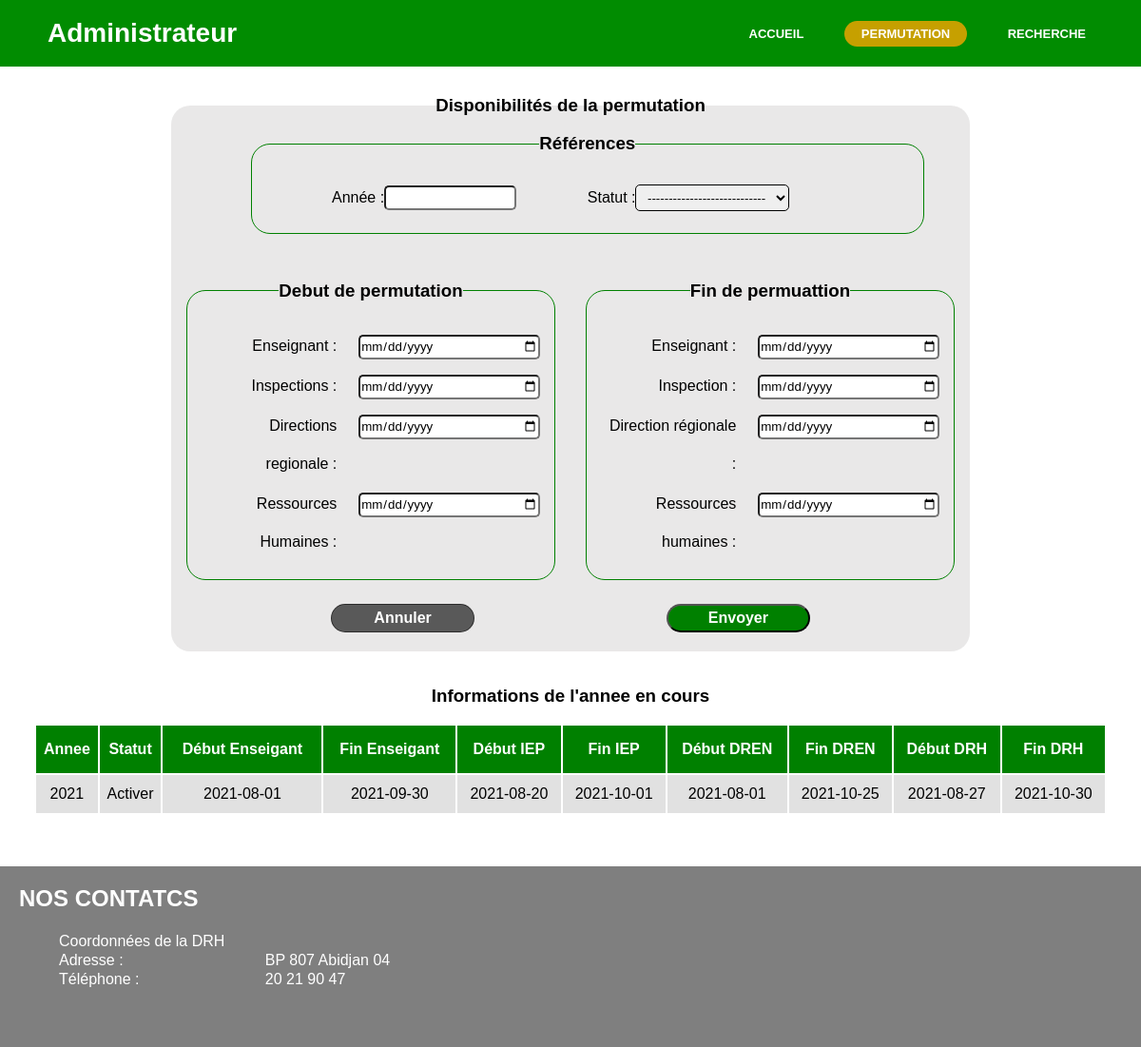
Screenshot of /views/admin/gestionPermute.php with the database file from the repository.
### tables this page shows
CREATE TABLE `statut` (
  `Id_Statut` int(11) NOT NULL,
  `annee` year(4) NOT NULL,
  `statut` enum('Désactiver','Activer') NOT NULL DEFAULT 'Désactiver',
  `debut_ensei` date DEFAULT current_timestamp(),
  `fin_ensei` date DEFAULT current_timestamp(),
  `debut_iep` date DEFAULT current_timestamp(),
  `fin_iep` date DEFAULT current_timestamp(),
  `debut_dren` date DEFAULT current_timestamp(),
  `fin_dren` date DEFAULT current_timestamp(),
  `debut_drh` date DEFAULT current_timestamp(),
  `fin_drh` date DEFAULT current_timestamp()
);

### controllers/Con_Admin/ConAdmin.php (called while the page is built, shortened)
<?php
class ConAdmin
{
    public function  last_statut()
    {
      require_once 'models/Mod_Perm/recup_last_statut.php';
      $recup_last_statut = recup_last_statut();
      return $recup_last_statut;
    }
}
$ConAdmin = new ConAdmin();

### models/Mod_Perm/recup_last_statut.php (called while the page is built)
<?php
function recup_last_statut()
{
    $username = 'root';
    $pass = '';
    try {
        $user = new PDO('mysql:host=localhost;dbname=pct', $username, $pass);
        $user->setAttribute(PDO::ATTR_ERRMODE, PDO::ERRMODE_EXCEPTION);
        $user->setAttribute(PDO::MYSQL_ATTR_INIT_COMMAND, "SET NAMES 'UTF8'");
    } catch (PDOException $e) {
        die('echec lors de la connexion à la base de données:' . $e->getMessage());
    }
    $stat = $user->query('SELECT annee, statut, fin_ensei, debut_ensei, debut_iep, fin_iep, debut_dren, fin_dren, debut_drh, fin_drh FROM statut WHERE Id_Statut = LAST_INSERT_ID(Id_Statut)');
    $recup = $stat->fetchAll(PDO::FETCH_CLASS);
    foreach ($recup as $key => $statut) {
        $annee = $statut->annee;
        $stat = $statut->statut;
        $debut_ensei = $statut->debut_ensei;
        $fin_ensei = $statut->fin_ensei;
        $debut_iep = $statut->debut_iep;
        $fin_iep = $statut->fin_iep;
        $debut_dren = $statut->debut_dren;
        $fin_dren = $statut->fin_dren;
        $debut_drh = $statut->debut_drh;
        $fin_drh = $statut->fin_drh;
    }
    return array($debut_iep, $fin_iep, $debut_dren, $fin_dren, $debut_drh, $fin_drh, $annee,$stat, $debut_ensei, $fin_ensei);
}

### views/admin/gestionPermute.php (the view, shortened to what this page needs)
<!DOCTYPE html>
<html lang="fr">
<head>
    <link rel="stylesheet" href="views/css/admincss.css">
    <link rel="stylesheet" href="views/css/navbar.css">
</head>
<body>
    <nav>
        <label class="admin"> Administrateur </label>
        <ul>
            <li><a href="index.php?page=admin"> Accueil </a></li>
            <li><a class="active" href="#"> permutation </a></li>
            <li><a href="index.php?page=seachadmin"> recherche </a></li>
        </ul>
    </nav>
    <div class="corps" id="corps">
        <div id="corps1">
            <form action="controllers/Con_Perm/addstatut.php" method="POST">
                <fieldset class="corps1">
                    <legend>
                        <h3> Disponibilités de la permutation </h3>
                    </legend>
                    <fieldset class="ref">
                        <legend>
                            <h3> Références </h3>
                        </legend>
                        <div style="width: 80%;display:flex;margin-left:10%;">
                            <div style="width:50%;display:flex;">
                                <label for=""> Année : </label>
                                <div style="width: 50%; float:right">
                                    <input type="number" name="annee" required>
                                </div>
                            </div>
                            <div style="width:50%;display:flex;">
                                <label for=""> Statut : </label>
                                <div style="width: 60%;">
                                    <select name="disponibilite" id="selection" required>
                                        <option value=""> ---------------------------- </option>
                                    </select>
                                </div>
                            </div>
                        </div>
                    </fieldset> <br>
                    <div class="formu">
                        <fieldset class="fiel">
                            <legend>
                                <h3> Debut de permutation </h3>
                            </legend>
                            <table>
                                <tr>
                                    <td class="td1"> <label for=""> Enseignant : </label> </td>
                                    <td class="td2">
                                        <input type="date" name="debut_ensei" required>
                                    </td>
                                </tr>
                                <tr>
                                    <td class="td1"> <label for=""> Inspections : </label> </td>
                                    <td class="td2">
                                        <input type="date" name="debut_iep" required>
                                    </td>
                                </tr>
                                <tr>
                                    <td class="td1"> <label for=""> Directions regionale : </label> </td>
                                    <td class="td2">
                                        <input type="date" name="debut_dren" required>
                                    </td>
                                </tr>
                                <tr>
                                    <td class="td1"> <label for=""> Ressources Humaines : </label> </td>
                                    <td class="td2">
                                        <input type="date" name="debut_drh">
                                    </td>
                                </tr>
                            </table>
                        </fieldset>
                        <fieldset class="fiel">
                            <legend>
                                <h3>Fin de permuattion</h3>
                            </legend>
                            <table>
                                <tr>
                                    <td class="td1">
                                        <label for=""> Enseignant : </label>
                                    </td>
                                    <td class="td2">
                                        <input type="date" name="fin_ensei" required>
                                    </td>
                                </tr>
                                <tr>
                                    <td class="td1">
                                        <label for=""> Inspection : </label>
                                    </td>
                                    <td class="td2">
                                        <input type="date" name="fin_iep" required>
                                    </td>
                                </tr>
                                <tr>
                                    <td class="td1">
                                        <label for=""> Direction régionale : </label>
                                    </td>
                                    <td class="td2">
                                        <input type="date" name="fin_dren" required>
                                    </td>
                                </tr>
                                <tr>
                                    <td class="td1">
                                        <label for="">Ressources humaines : </label>
                                    </td>
                                    <td class="td2">
                                        <input type="date" name="fin_drh" required>
                                    </td>
                                </tr>
                            </table>
                        </fieldset>
                    </div>
                    <div class="formend">
                        <input type="reset" value="Annuler" class="Annuler">
                        <input type="submit" value="Envoyer" class="envoie">
                    </div>
        </div>
    </div>
    <div style="text-align:center"><br><br>
        <?php
        require_once 'controllers/Con_admin/ConAdmin.php';
        $statut = $ConAdmin->last_statut();
       echo "<h3> Informations de l'annee en cours </h3> ";
        echo "<br>
                <table width=\"94%\" style=\"margin-left:3%\">
                <tr height=\"50px\" style=\"color:white;background-color: green;\" >
                    <th> Annee </th><th> Statut </th><th> Début Enseigant </th><th> Fin Enseigant </th><th> Début IEP </th><th> Fin IEP </th>
                    <th> Début DREN </th><th> Fin DREN </th><th> Début DRH </th><th> Fin DRH </th>
                    </tr>
                    <tr height=\"40px\" style=\"background-color:#e1e1e1\">
                        <td>
                        " . $statut[6] . "
                        </td>
                        <td>
                        " . $statut[7] . "
                        </td>
                        <td>
                        " . $statut[8] . "
                        </td>
                        <td>
                        " . $statut[9] . "
                        </td>
                        <td>
                        " . $statut[0] . "
                        </td>
                        <td>
                        " . $statut[1] . "
                        </td>
                        <td>
                        " . $statut[2] . "
                        </td>
                        <td>
                        " . $statut[3] . "
                        </td>
                        <td>
                        " . $statut[4] . "
                        </td>
                        <td>
                        " . $statut[5] . "
                        </td>
                    </tr>
                </table>";
        ?>
    </div> <br> <br> <br>
    <?php
    include('views/footer.php');
    ?>
</body>
</html>

### views/css/admincss.css (style rules this page uses)
#selection { width: 100%; height: 28px; text-align: center; border: 1px solid black; border-radius: 5px; justify-content: center; }
.corps { width: 100%; display: flex; flex-direction: column; text-align: center; }
#corps1 { width: 100%; height: auto; margin-top: 20px; justify-content: stretch; border-radius: 20px; }
.corps1 { width: 70%; margin-left:15%; margin-right:15%; border-radius: 20px; background-color: rgba(207, 204, 204, 0.46); line-height: 40px; }
input { width: 100%; background-position: right; height: 22px; border-radius: 5px; }
.formu { width: 100%; display: flex; justify-content: space-around; border-radius: 20px; text-align: center; margin-bottom: 10px; }
.td1 { width: 40%; text-align: right; }
.td2 { width: 90%; float: right; }
fieldset { border: 0px; }
.formend { width: 60%; margin-left: 20%; display: flex; justify-content: space-between; }
.Annuler, .envoie { width: 30%; height: 30px; margin-top: 15px; margin-bottom: 20px; border-radius: 30px; font-weight: bold; font-size: 16px; color: white; cursor: pointer; }
.Annuler { background-color: rgba(10, 10, 10, 0.644); border: 1px solid rgba(0, 0, 0, 0.508); }
.envoie { background-color: green; }

### views/css/navbar.css (style rules this page uses)
* { padding: 0; margin: 0; text-decoration: none; font-family: Arial, Helvetica, sans-serif; }
body { width: 100%; }
nav { background: rgb(1, 140, 1); height: 70px; width: 100%; font-weight: bold; }
label.admin { color: white; font-size: 28px; line-height: 70px; padding: 0 50px; font-weight: bold; }
nav ul { margin-right: 30px; float: right; }
nav ul li { display: inline-block; line-height: 70px; margin: 0 10px; font-weight: bold; }
nav ul li a { color: white; font-size: 13px; text-transform: uppercase; padding: 6px 18px; border-radius: 15px; font-weight: bold; }
a.active, a:hover { background: rgba(255, 166, 0, 0.775); transition: -5s; }

### views/admin/gestionPermute.php (style rules this page uses)
.fiel { width: 42%; border: 1px solid green; border-radius: 20px; padding: 2%; }
.ref { width: 80%; text-align: center; margin-left: 10%; margin-right: 10%; border: 1px solid green; border-radius: 20px; padding: 2%; }

### rows the page displays
statut: annee "2021", statut "Activer", fin_ensei "2021-09-30", debut_iep "2021-08-20", fin_iep "2021-10-01", fin_dren "2021-10-25", debut_drh "2021-08-27", fin_drh "2021-10-30"

### other values shown
$statut[8] "2021-08-01"
$statut[2] "2021-08-01"
